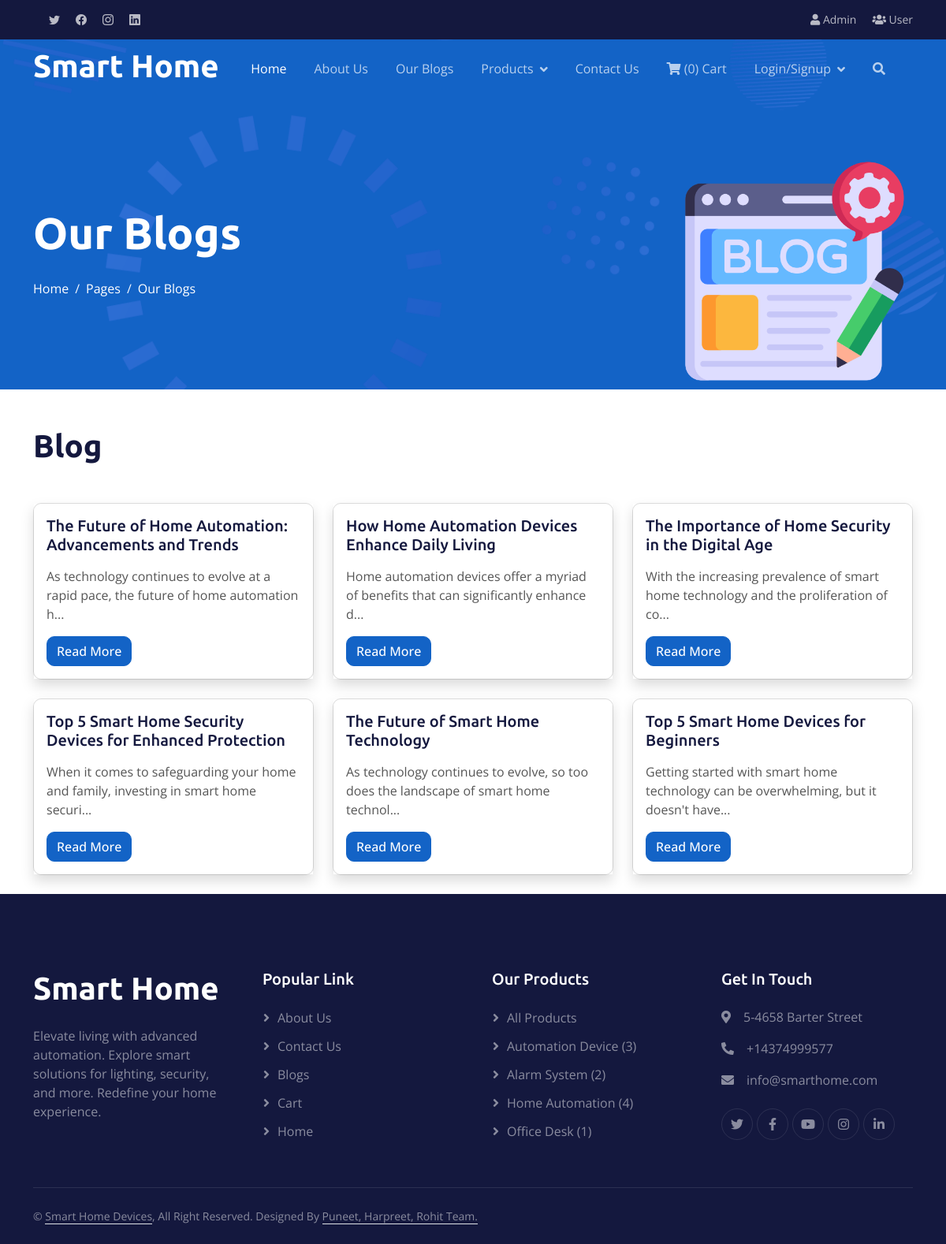
/blogs.php, run on the app's committed database.
### tables this page shows
CREATE TABLE IF NOT EXISTS `blog_posts` (
  `id` int UNSIGNED NOT NULL AUTO_INCREMENT,
  `title` varchar(255) NOT NULL,
  `content` text NOT NULL,
  `created_at` timestamp NULL DEFAULT CURRENT_TIMESTAMP,
  PRIMARY KEY (`id`)
);

### blogs.php (the view, shortened to what this page needs)
<!DOCTYPE html>
<html lang="en">
<head>
   <?php include_once('header.php'); ?>
    <div class="container-fluid pt-5 bg-primary hero-header">
        <div class="container pt-5">
            <div class="row g-5 pt-5">
                <div class="col-md-6 align-self-center text-center text-lg-start mb-lg-5">
                    <h1 class="display-4 text-white mb-4 animated slideInRight">Our Blogs</h1>
                    <nav aria-label="breadcrumb">
                        <ol class="breadcrumb justify-content-center justify-content-lg-start mb-0">
                            <li class="breadcrumb-item"><a class="text-white" href="#">Home</a></li>
                            <li class="breadcrumb-item"><a class="text-white" href="#">Pages</a></li>
                            <li class="breadcrumb-item text-white active" aria-current="page">Our Blogs</li>
                        </ol>
                    </nav>
                </div>
                <div class="col-md-6 align-self-end text-center text-lg-end">
                    <img class="img-fluid" src="img/blog.png" alt="" style="max-height: 300px;">
                </div>
            </div>
        </div>
    </div>
<body>
    <div class="container">
        <h1 class="my-5">Blog</h1>
        <div class="row">
            <?php
            include_once 'dbcon.php';
            $sql = "SELECT * FROM blog_posts ORDER BY created_at DESC";
            $result = $conn->query($sql);
            if ($result->num_rows > 0) {
                while($row = $result->fetch_assoc()) {
                    ?>
                    <div class="col-md-4 mb-4">
                        <div class="card">
                            <div class="card-body shadow">
                                <h5 class="card-title"><?php echo $row['title']; ?></h5>
                                <p class="card-text"><?php echo substr($row['content'], 0, 100); ?>...</p>
                                <a href="post-detail.php?id=<?php echo $row['id']; ?>" class="btn btn-primary">Read More</a>
                            </div>
                        </div>
                    </div>
                    <?php
                }
            } else {
                echo "No blog posts found";
            }
            ?>
        </div>
    </div>
<?php include_once('footer.php'); ?>

### css/style.css (style rules this page uses)
h1, h2, h3, .fw-bold { font-weight: 700 !important; }
h4, h5, h6, .fw-medium { font-weight: 500 !important; }
.btn { font-weight: 500; transition: .5s; }
.hero-header { margin-top: -75px; background: url(../img/bg-hero.png) center center no-repeat; background-size: cover; }
.hero-header .breadcrumb-item+.breadcrumb-item::before { color: var(--light); }
:root { --primary: #1363C6; --secondary: #15ACE1; --light: #F4F7FE; --dark: #14183E; }

### data on the page
blog_posts: title "The Future of Home Automation: Advancements and Trends", content "As technology continues to evolve at a rapid pace, the future of home automation h"
blog_posts: title "How Home Automation Devices Enhance Daily Living", content "Home automation devices offer a myriad of benefits that can significantly enhance d"
blog_posts: title "The Importance of Home Security in the Digital Age", content "With the increasing prevalence of smart home technology and the proliferation of co"
blog_posts: title "Top 5 Smart Home Security Devices for Enhanced Protection", content "When it comes to safeguarding your home and family, investing in smart home securi"
blog_posts: title "The Future of Smart Home Technology", content "As technology continues to evolve, so too does the landscape of smart home technol"
blog_posts: title "Top 5 Smart Home Devices for Beginners", content "Getting started with smart home technology can be overwhelming, but it doesn't have"

### other printed values
$num "0"
$category "Automation Device"
$count "3"
$category "Alarm System"
$count "2"
$category "Home Automation"
$count "4"
$category "Office Desk"
$count "1"
